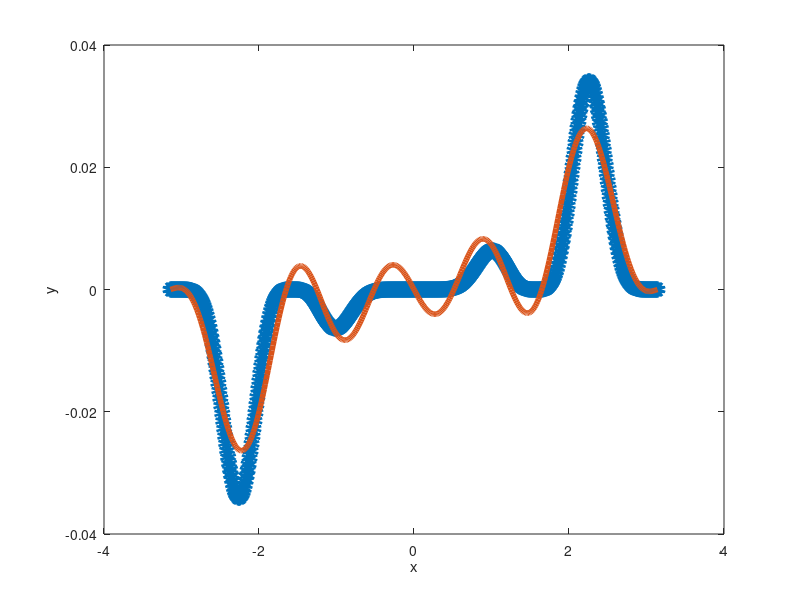

Here is the MATLAB script that generated this plot:
%%%%%%%%%%%%%%%%%%%%%%%%%%%%%%%%%%%%%%%%%%%%%%%%%%%%%%%%%%%%%%%%%%%%%%%%%%%
%
% Function that performs linear least squares to find best fit function through
% data that is given

%%%%%%%%%%%%%%%%%%%%%%%%%%%%%%%%%%%%%%%%%%%%%%%%%%%%%%%%%%%%%%%%%%%%%%%%
function fit_Sine_Series()

N = 500; % # of Data Points
M = 5; % upper bound of sum
xData = linspace(-pi,pi,N); %creating data
yData = ((0.25*xData.^2).*cos(xData).^4.*sin(xData).^7)';

for j = 1:N %for loop that runs for # of data points
        
        x = xData(j); %call x and y data
        y = yData(j);
        
         for i = 1:M  %for loop calculating sum 
       
            A(j,i) = sin(i*x); %sum
            
         end
            B(j,:) = y; 
         
    end
    
    pseudoinv = (inv(A'*A))*A'; %create pseudo inverse
    
    beta = pseudoinv*B; %find beta values
    
     
    for j = 1:N %for loop runs for data points
        
        
        x = xData(j);
        
        f(j,1) = 0; 
        
        i = 1; %initialize counter
                while i <= M %run while counter is less than M
            
                f(j,1) = f(j,1) + beta(i)*sin(i*x); %sum
            
                i = i + 1; %increment counter
            
                end
        
              
    end
       
    %plot
    figure; plot(xData, yData,'o','LineWidth',6); hold on; plot(xData,f,'LineWidth',4)
    xlabel('x');
    ylabel('y');
    
    %calculate residual and l2norm
    res = B - A*beta;
    l2norm = sqrt(res'*res)
    
    %%% a) Using N = 500, when M = 5 the l2norm is 0.0813. When M = 10, the
    %%% l2norm is 0.0096. When M = 20 the l2norm is 2.1412e-06.
    %%% b) The name of this series/process is called Fourier Series.
    